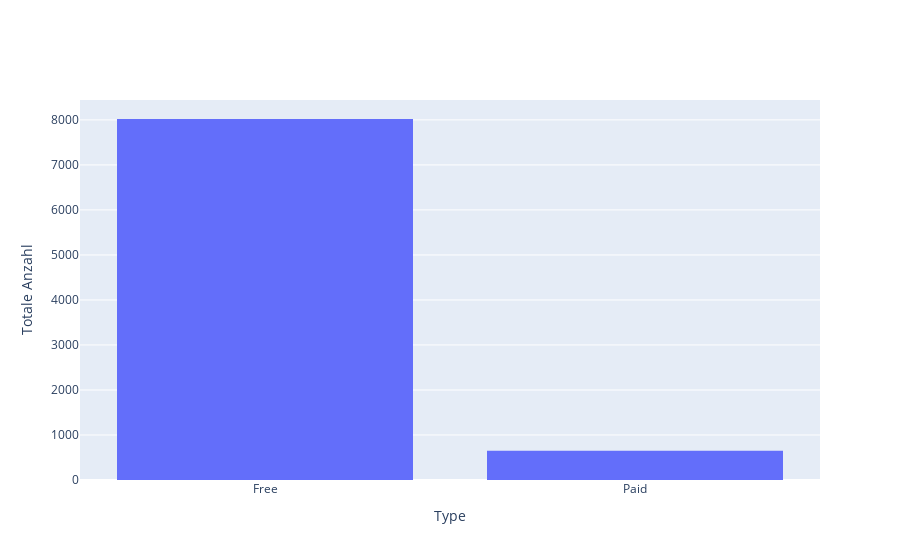

The cell this chart's notebook holds for it:
### Markdown cell above
# Type Variable

### Code cell
data = [
    go.Histogram( x = X_train['Type'])
    ]

fig = go.Figure(data)
fig.update_xaxes(title_text='Type')
fig.update_yaxes(title_text='Totale Anzahl')
fig.show()

### Figure 1 — Plotly figure (JSON) as saved in the notebook; plotly's stock layout.template omitted (floating-point values rounded to 4 significant figures; data arrays with more than 128 entries replaced by an {"elided": "..."} marker saying what was removed)
{"data": [{"type": "histogram", "x": {"elided": "8672 str values"}}], "layout": {"xaxis": {"title": {"text": "Type"}}, "yaxis": {"title": {"text": "Totale Anzahl"}}}}
